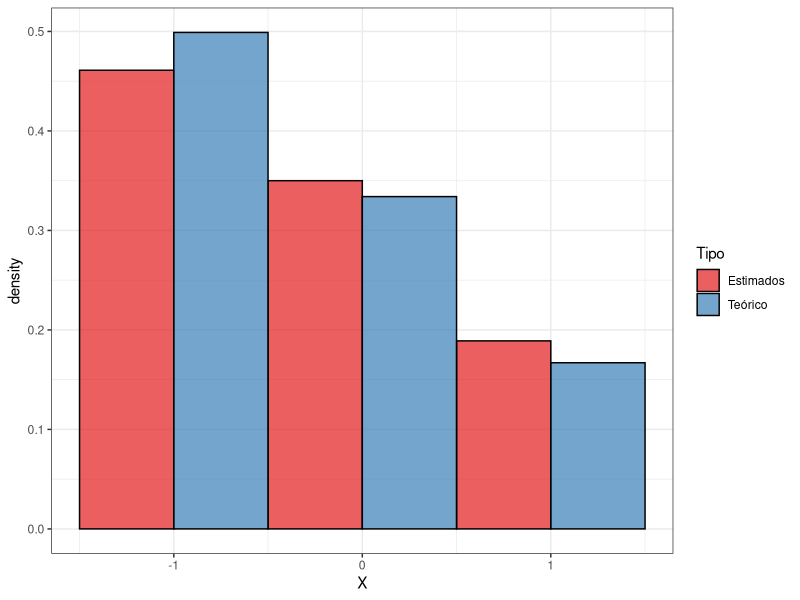
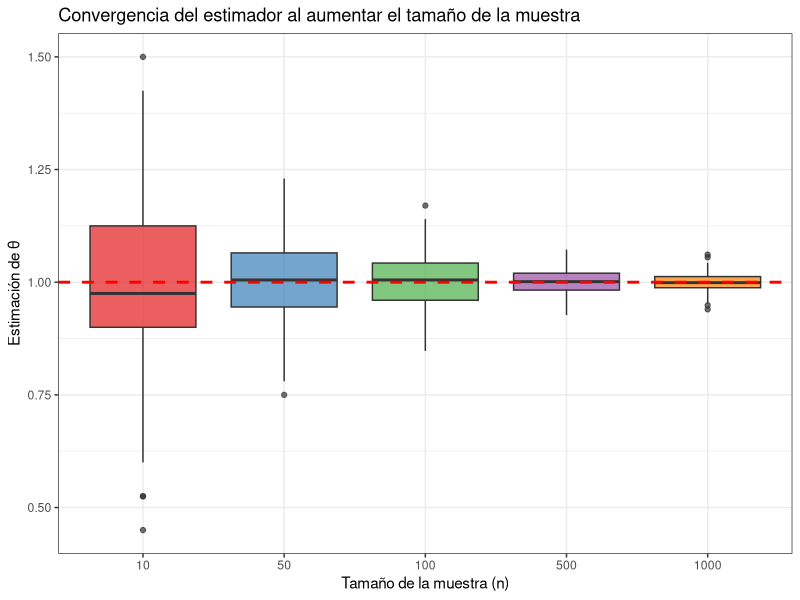
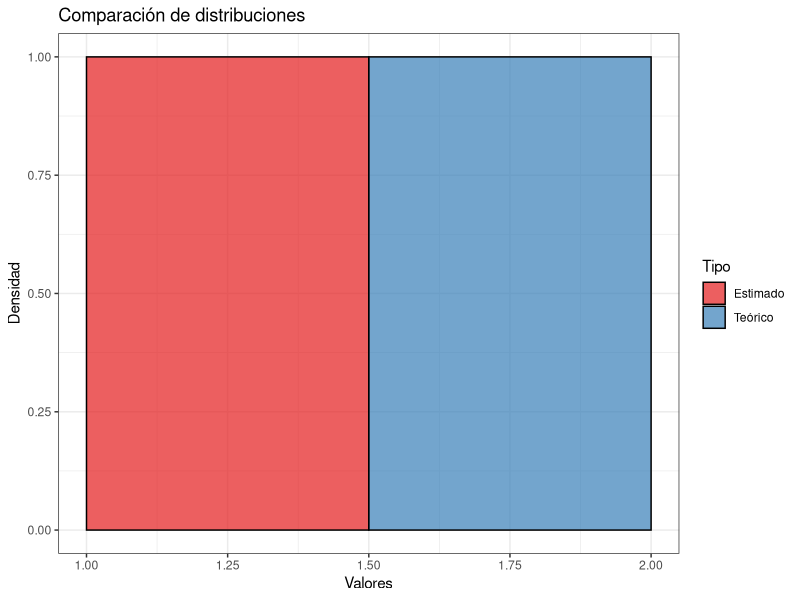
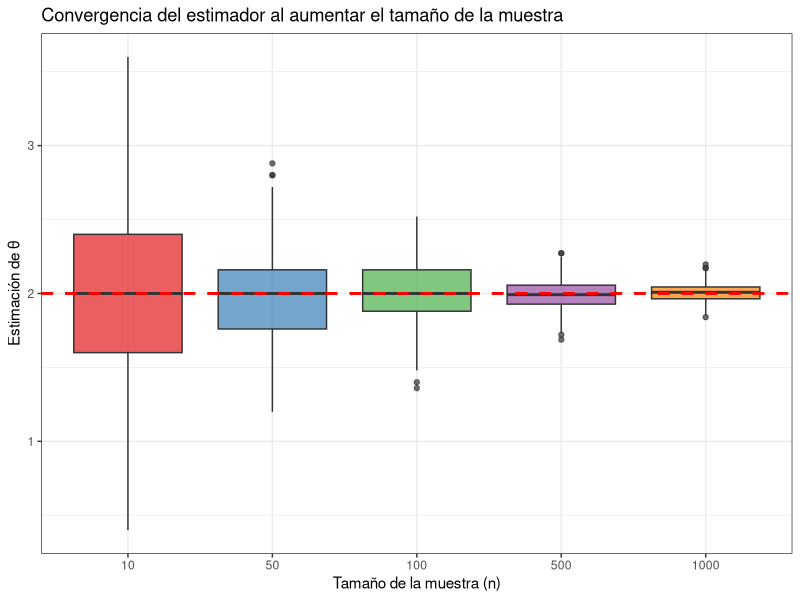
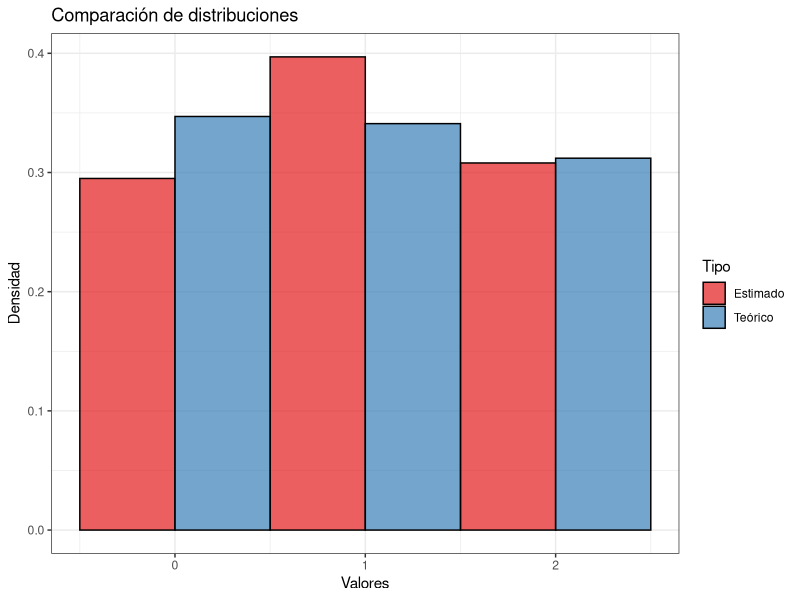
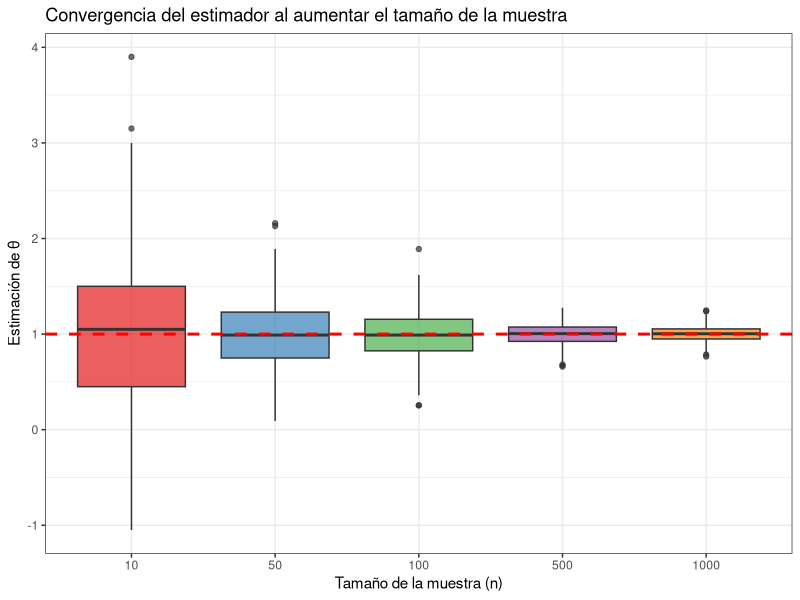
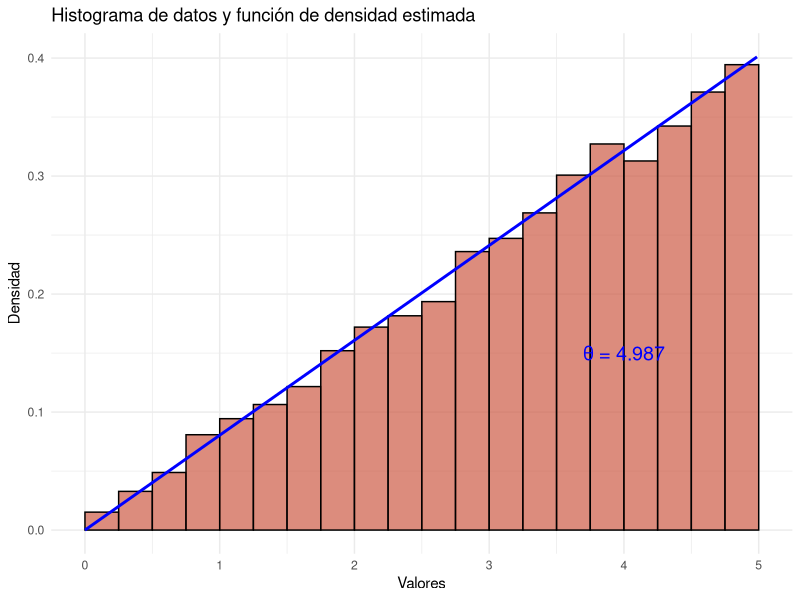
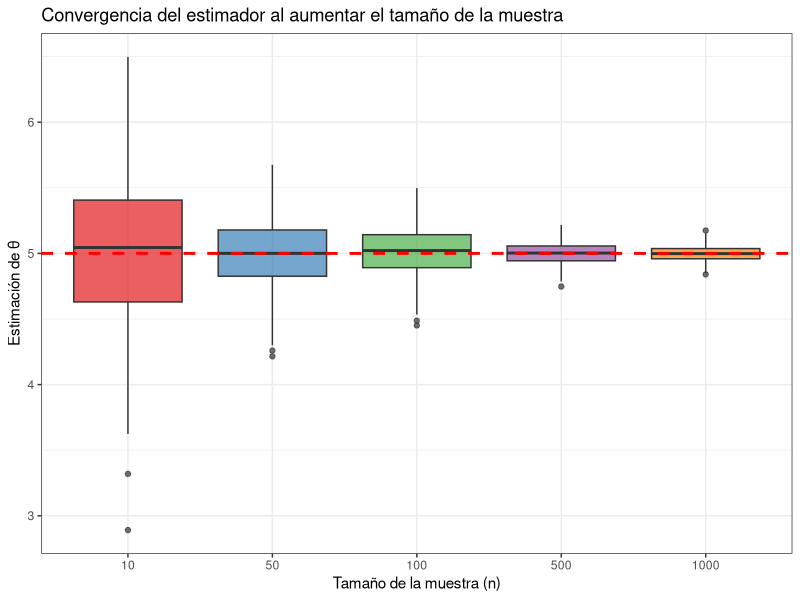

Write R code to recreate these figures, in order.
## ---- chunk 1
#| include: false

library(tidyverse)
library(knitr)
library(kableExtra)
library(readxl)
library(RColorBrewer)
## ---- chunk 2
# Parámetro fijo
theta_fijo <- 1

# Función de probabilidad 
dexr <- function(x, theta){
f_x <-ifelse(x == -1, theta/2, ifelse(x == 0, theta/3, ifelse(x == 1, 1 - 5*theta/6, 0)))
return(f_x)
}

# Función para generar muestra aleatoria
rexr <- function(n, theta){
  X <- sample(c(-1, 0, 1), size = n, replace = TRUE, prob = c(theta/2, theta/3, 1 - 5*theta/6))
  return(X)
}

# Función para estimar theta
estimar_theta <- function(X){
  theta_hat <- (3 * (1 - mean(X))) / 4
  return(theta_hat)
}


df_exr <- data.frame(X = rexr(1000, theta_fijo), Tipo = "Teórico")

theta_hat <- estimar_theta(df_exr$X)

df_temp <- data.frame(X = rexr(1000, theta_hat), Tipo = "Estimados")

df_exr <- rbind(df_exr, df_temp)

ggplot(df_exr)+
  geom_histogram(aes(x = X, y = after_stat(density), fill =Tipo), bins = 3, center = -1, color = "black", alpha = 0.7, position ="dodge")+
  scale_fill_brewer(palette = "Set1")+
  theme_bw()
  





## ---- chunk 3
# Tamaños de muestra y número de réplicas
tamano <- c(10, 50, 100, 500, 1000)
N <- 500

# Data frame para almacenar los resultados

df_convergencia <- data.frame()

# Simulación y cálculo del estimador para cada tamaño de muestra
for (n in tamano){
  estimacion_n <- replicate(N, {
    X <- rexr(n, theta_fijo)
    estimar_theta(X)
  })
  df_temp <- data.frame(n = as.factor(n), Estimacion = estimacion_n)
  df_convergencia <- rbind(df_convergencia, df_temp)
}

# Gráfico de convergencia

ggplot(df_convergencia)+
  geom_boxplot(aes(x = n, y = Estimacion, fill = n), alpha = 0.7)+
  geom_hline(yintercept = theta_fijo, color = "red", linetype = "dashed", linewidth = 1)+
  scale_fill_brewer(palette = "Set1")+
  labs(title = "Convergencia del estimador al aumentar el tamaño de la muestra",
       x = "Tamaño de la muestra (n)",
       y = "Estimación de θ")+
  theme_bw()+
  theme(legend.position = "none")

## ---- chunk 4
# Parámetro fijo
theta_fijo <- 2

# Función de probabilidad 
dexr <- function(x, theta){
  f_x <- ifelse(x == 1, theta/4, ifelse(x == 2, 1 - theta/4, 0))
  return(f_x)
}

# Función para generar muestra aleatoria
rexr <- function(n, theta){
  X <- sample(c(1, 2), size = n, replace = TRUE, 
              prob = c(theta/4, 1 - theta/4))
  return(X)
}

# Función para estimar theta
estimar_theta <- function(X){
  theta_hat <- 8 - 4 * mean(X)
  return(theta_hat)
}

# Generar muestra con theta fijo
df_exr <- data.frame(X = rexr(1000, theta_fijo), Tipo = "Teórico")

# Estimar theta
theta_hat <- estimar_theta(df_exr$X)

# Generar muestra con theta estimado
df_temp <- data.frame(X = rexr(1000, theta_hat), Tipo = "Estimado")

# Combinar ambas muestras
df_exr <- rbind(df_exr, df_temp)

# Gráfico
library(ggplot2)
library(RColorBrewer)

ggplot(df_exr) +
  geom_histogram(aes(x = X, y = after_stat(density), fill = Tipo), 
                 bins = 2, center = 1.5, color = "black", 
                 alpha = 0.7, position = "dodge") +
  scale_fill_brewer(palette = "Set1") +
  labs(title = "Comparación de distribuciones",
       x = "Valores",
       y = "Densidad") +
  theme_bw()
## ---- chunk 5
# Tamaños de muestra y número de réplicas
tamano <- c(10, 50, 100, 500, 1000)
N <- 500

# Data frame para almacenar los resultados
df_convergencia <- data.frame()

# Simulación y cálculo del estimador para cada tamaño de muestra
for (n in tamano){
  estimacion_n <- replicate(N, {
    X <- rexr(n, theta_fijo)
    estimar_theta(X)
  })
  df_temp <- data.frame(n = as.factor(n), Estimacion = estimacion_n)
  df_convergencia <- rbind(df_convergencia, df_temp)
}

# Gráfico de convergencia
ggplot(df_convergencia) +
  geom_boxplot(aes(x = n, y = Estimacion, fill = n), alpha = 0.7) +
  geom_hline(yintercept = theta_fijo, color = "red", 
             linetype = "dashed", linewidth = 1) +
  scale_fill_brewer(palette = "Set1") +
  labs(title = "Convergencia del estimador al aumentar el tamaño de la muestra",
       x = "Tamaño de la muestra (n)",
       y = "Estimación de θ") +
  theme_bw() +
  theme(legend.position = "none")
## ---- chunk 6
# Parámetro fijo
theta_fijo <- 1

# Función de probabilidad 
dexr <- function(x, theta){
  f_x <- ifelse(x == 0, theta/3, 
                ifelse(x == 1, 1 - 2*theta/3, 
                       ifelse(x == 2, theta/3, 0)))
  return(f_x)
}

# Función para generar muestra aleatoria
rexr <- function(n, theta){
  X <- sample(c(0, 1, 2), size = n, replace = TRUE, 
              prob = c(theta/3, 1 - 2*theta/3, theta/3))
  return(X)
}

# Función para estimar theta
estimar_theta <- function(X){
  theta_hat <- (3/2) * (mean(X^2) - 1)
  return(theta_hat)
}

# Generar muestra con theta fijo
df_exr <- data.frame(X = rexr(1000, theta_fijo), Tipo = "Teórico")

# Estimar theta
theta_hat <- estimar_theta(df_exr$X)

# Generar muestra con theta estimado
df_temp <- data.frame(X = rexr(1000, theta_hat), Tipo = "Estimado")

# Combinar ambas muestras
df_exr <- rbind(df_exr, df_temp)

# Gráfico
library(ggplot2)
library(RColorBrewer)

ggplot(df_exr) +
  geom_histogram(aes(x = X, y = after_stat(density), fill = Tipo), 
                 bins = 3, center = 1, color = "black", 
                 alpha = 0.7, position = "dodge") +
  scale_fill_brewer(palette = "Set1") +
  labs(title = "Comparación de distribuciones",
       x = "Valores",
       y = "Densidad") +
  theme_bw()
## ---- chunk 7
# Tamaños de muestra y número de réplicas
tamano <- c(10, 50, 100, 500, 1000)
N <- 500

# Data frame para almacenar los resultados
df_convergencia <- data.frame()

# Simulación y cálculo del estimador para cada tamaño de muestra
for (n in tamano){
  estimacion_n <- replicate(N, {
    X <- rexr(n, theta_fijo)
    estimar_theta(X)
  })
  df_temp <- data.frame(n = as.factor(n), Estimacion = estimacion_n)
  df_convergencia <- rbind(df_convergencia, df_temp)
}

# Gráfico de convergencia
ggplot(df_convergencia) +
  geom_boxplot(aes(x = n, y = Estimacion, fill = n), alpha = 0.7) +
  geom_hline(yintercept = theta_fijo, color = "red", 
             linetype = "dashed", linewidth = 1) +
  scale_fill_brewer(palette = "Set1") +
  labs(title = "Convergencia del estimador al aumentar el tamaño de la muestra",
       x = "Tamaño de la muestra (n)",
       y = "Estimación de θ") +
  theme_bw() +
  theme(legend.position = "none")
## ---- chunk 8
#| fig-align: center

# Parámetro fijo

theta_fijo <- 5

# Función de densidad
dexr <- function(x, theta){
  f_x <- ifelse(x >= 0 & x <= theta, (2*x)/(theta^2), 0)
  return(f_x)
}

# Función para generar muestra aleatoria
rexr <- function(n, theta){
  U <- runif(n)
  X <- theta * sqrt(U)
  return(X)
}


# Función para estimar theta

estimar_theta <- function(X){
  theta_hat <- (3 * mean(X)) / 2
  return(theta_hat)
}


df_exr <- data.frame(X = rexr(5000, theta_fijo))
theta_hat <- estimar_theta(df_exr$X)


ggplot(df_exr)+
  geom_histogram(aes(x = X, y = after_stat(density)), binwidth =0.25, color = "black", fill = "coral3", alpha = 0.7, boundary=0)+
  stat_function(fun = dexr, args = list(theta = theta_hat), color = "blue", linewidth = 1, xlim = c(0, theta_hat))+
  annotate("text", x = 4, y = 0.15, label = paste("θ =", round(theta_hat,3)), color = "blue", size = 5)+
  labs(title = "Histograma de datos y función de densidad estimada",
       x = "Valores",
       y = "Densidad")+
  theme_minimal()





## ---- chunk 9
#| fig-align: "center"

# Tamaños de muestra y número de réplicas
tamano <- c(10, 50, 100, 500, 1000)
N <- 500

# Data frame para almacenar los resultados
df_convergencia <- data.frame()

# Simulación y cálculo del estimador para cada tamaño de muestra
for (n in tamano){
  estimacion_n <- replicate(N, {
    X <- rexr(n, theta_fijo)
    estimar_theta(X)
  })
  df_temp <- data.frame(n = factor(n), Estimacion = estimacion_n )
  df_convergencia <- rbind(df_convergencia, df_temp)
}

# Gráfico de convergencia
ggplot(df_convergencia)+
  geom_boxplot(aes(x = n, y = Estimacion, fill = n), alpha = 0.7)+
  geom_hline(yintercept = theta_fijo, color = "red", linetype = "dashed", linewidth = 1)+
  scale_fill_brewer(palette = "Set1")+
  labs(title = "Convergencia del estimador al aumentar el tamaño de la muestra",
       x = "Tamaño de la muestra (n)",
       y = "Estimación de θ")+
  theme_bw()+
  theme(legend.position = "none")

## ---- chunk 10
# Parámetro fijo
theta_fijo <- 2

# Función de densidad
dexr <- function(x, theta){
  f_x <- ifelse(x >= theta, exp(-(x - theta)), 0)
  return(f_x)
}

# Función para generar muestra aleatoria
rexr <- function(n, theta){
  U <- runif(n)
  X <- theta - log(U)
  return(X)
}

# Función para estimar theta
estimar_theta <- function(X){
  theta_hat <- mean(X) - 1
  return(theta_hat)
}

# Generar muestra
df_exr <- data.frame(X = rexr(5000, theta_fijo))
theta_hat <- estimar_theta(df_exr$X)

# Gráfico
library(ggplot2)

ggplot(df_exr) +
  geom_histogram(aes(x = X, y = after_stat(density)), 
                 binwidth = 0.3, color = "black", fill = "coral3", 
                 alpha = 0.7, boundary = theta_fijo) +
  stat_function(fun = dexr, args = list(theta = theta_hat), 
                color = "blue", linewidth = 1, 
                xlim = c(theta_hat, max(df_exr$X))) +
  annotate("text", x = theta_fijo + 3, y = 0.7, 
           label = paste("θ̂ =", round(theta_hat, 3)), 
           color = "blue", size = 5) +
  labs(title = "Histograma de datos y función de densidad estimada",
       x = "Valores",
       y = "Densidad") +
  theme_minimal()
## ---- chunk 11
# Tamaños de muestra y número de réplicas
tamano <- c(10, 50, 100, 500, 1000)
N <- 500
# Data frame para almacenar los resultados
df_convergencia <- data.frame()

# Simulación y cálculo del estimador para cada tamaño de muestra
for (n in tamano){
  estimacion_n <- replicate(N, {
    X <- rexr(n, theta_fijo)
    estimar_theta(X)
  })
  df_temp <- data.frame(n = factor(n), Estimacion = estimacion_n)
  df_convergencia <- rbind(df_convergencia, df_temp)
}

# Gráfico de convergencia
ggplot(df_convergencia) +
  geom_boxplot(aes(x = n, y = Estimacion, fill = n), alpha = 0.7) +
  geom_hline(yintercept = theta_fijo, color = "red", 
             linetype = "dashed", linewidth = 1) +
  scale_fill_brewer(palette = "Set1") +
  labs(title = "Convergencia del estimador al aumentar el tamaño de la muestra",
       x = "Tamaño de la muestra (n)",
       y = "Estimación de θ") +
  theme_bw() +
  theme(legend.position = "none")
## ---- chunk 12
# Parámetro fijo
theta_fijo <- 3

# Función de densidad
dexr <- function(x, theta){
  f_x <- ifelse(x > 0 & x < 1, theta * x^(theta - 1), 0)
  return(f_x)
}

# Función para generar muestra aleatoria
rexr <- function(n, theta){
  U <- runif(n)
  X <- U^(1/theta)
  return(X)
}

# Función para estimar theta
estimar_theta <- function(X){
  theta_hat <- mean(X) / (1 - mean(X))
  return(theta_hat)
}

# Generar muestra
df_exr <- data.frame(X = rexr(5000, theta_fijo))
theta_hat <- estimar_theta(df_exr$X)

# Gráfico
library(ggplot2)

ggplot(df_exr) +
  geom_histogram(aes(x = X, y = after_stat(density)), 
                 binwidth = 0.03, color = "black", fill = "coral3", 
                 alpha = 0.7, boundary = 0) +
  stat_function(fun = dexr, args = list(theta = theta_hat), 
                color = "blue", linewidth = 1, 
                xlim = c(0, 1)) +
  annotate("text", x = 0.5, y = 2, 
           label = paste("θ̂ =", round(theta_hat, 3)), 
           color = "blue", size = 5) +
  labs(title = "Histograma de datos y función de densidad estimada",
       x = "Valores",
       y = "Densidad") +
  theme_minimal()
## ---- chunk 13
# Tamaños de muestra y número de réplicas
tamano <- c(10, 50, 100, 500, 1000)
N <- 500

# Data frame para almacenar los resultados
df_convergencia <- data.frame()

# Simulación y cálculo del estimador para cada tamaño de muestra
for (n in tamano){
  estimacion_n <- replicate(N, {
    X <- rexr(n, theta_fijo)
    estimar_theta(X)
  })
  df_temp <- data.frame(n = factor(n), Estimacion = estimacion_n)
  df_convergencia <- rbind(df_convergencia, df_temp)
}

# Gráfico de convergencia
library(RColorBrewer)

ggplot(df_convergencia) +
  geom_boxplot(aes(x = n, y = Estimacion, fill = n), alpha = 0.7) +
  geom_hline(yintercept = theta_fijo, color = "red", 
             linetype = "dashed", linewidth = 1) +
  scale_fill_brewer(palette = "Set1") +
  labs(title = "Convergencia del estimador al aumentar el tamaño de la muestra",
       x = "Tamaño de la muestra (n)",
       y = "Estimación de θ") +
  theme_bw() +
  theme(legend.position = "none")
